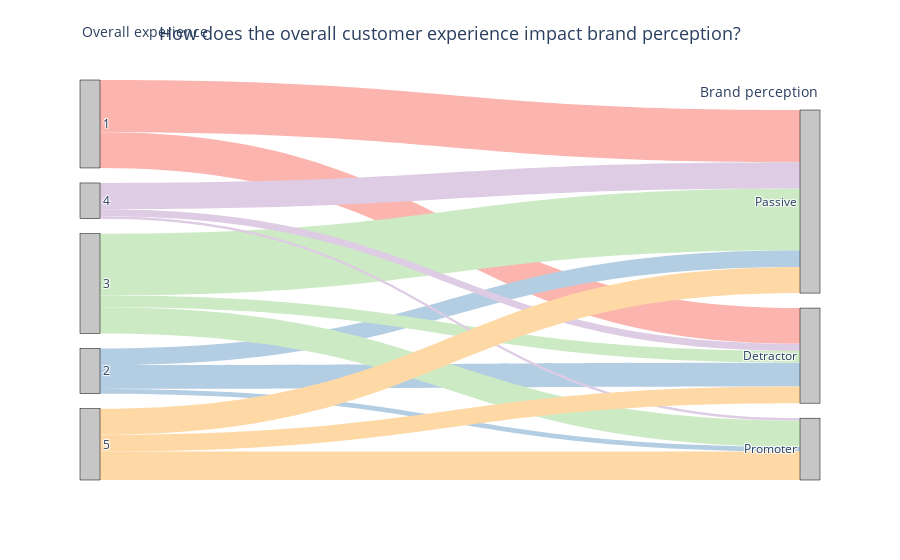

This figure's notebook cell:
### Markdown cell above
## Sankey diagram

### Code cell
import pandas as pd
import plotly.graph_objects as go

# Example dataframe
df = pd.DataFrame({
    'Source': d1['Overall Experience?'],
    'Target':d1['NPS Category']
})

# Count frequencies of each Source-Target pair
link_df = df.groupby(['Source', 'Target']).size().reset_index(name='count')

# Define color map for all 5 source categories
source_colors = {
    1: '#fbb4ae',    
    2: '#b3cde3',    
    3: '#ccebc5',    
    4: '#decbe4',   
    5: '#fed9a6',   
}

# Map colors
colors = link_df['Source'].map(source_colors)

# Unique labels
labels = list(pd.unique(link_df['Source'].tolist() + link_df['Target'].tolist()))
label_to_index = {label: i for i, label in enumerate(labels)}

# Prepare source, target, values
sources = link_df['Source'].map(label_to_index)
targets = link_df['Target'].map(label_to_index)
values = link_df['count']

# Sankey diagram
fig = go.Figure(data=[go.Sankey(
    node=dict(
        pad=15,
        thickness=20,
        line=dict(color="black", width=0.5),
        label=labels,
        color="rgba(160,160,160,0.6)"
    ),
    link=dict(
        source=sources,
        target=targets,
        value=values,
        color=colors
    ))])

# Add title and annotations for axis labels
fig.update_layout(
    title=dict(
        text="How does the overall customer experience impact brand perception?",
        x=0.5,  # Center title
        xanchor='center',
        font=dict(size=18)
    ),
    font_size=12,
    margin=dict(l=80, r=80, t=80, b=80),
    annotations=[
        dict(
            x=0, y=1.15, showarrow=False,
            text="Overall experience", xref="paper", yref="paper",
            font=dict(size=14)
        ),
        dict(
            x=1, y=1, showarrow=False,
            text="Brand perception", xref="paper", yref="paper",
            font=dict(size=14)
        )
    ]
)

fig.show()

### Figure 1 — Plotly figure (JSON) as saved in the notebook; plotly's stock layout.template omitted (floating-point values rounded to 4 significant figures)
{"data": [{"link": {"color": ["#fbb4ae", "#fbb4ae", "#b3cde3", "#b3cde3", "#b3cde3", "#ccebc5", "#ccebc5", "#ccebc5", "#decbe4", "#decbe4", "#decbe4", "#fed9a6", "#fed9a6", "#fed9a6"], "source": [0, 0, 1, 1, 1, 2, 2, 2, 3, 3, 3, 4, 4, 4], "target": [5, 6, 5, 6, 7, 5, 6, 7, 5, 6, 7, 5, 6, 7], "value": [15, 22, 10, 7, 2, 5, 26, 11, 3, 11, 1, 7, 11, 12]}, "node": {"color": "rgba(160,160,160,0.6)", "label": [1, 2, 3, 4, 5, "Detractor", "Passive", "Promoter"], "line": {"color": "black", "width": 0.5}, "pad": 15, "thickness": 20}, "type": "sankey"}], "layout": {"annotations": [{"font": {"size": 14}, "showarrow": false, "text": "Overall experience", "x": 0, "xref": "paper", "y": 1.15, "yref": "paper"}, {"font": {"size": 14}, "showarrow": false, "text": "Brand perception", "x": 1, "xref": "paper", "y": 1, "yref": "paper"}], "autosize": true, "font": {"size": 12}, "margin": {"b": 80, "l": 80, "r": 80, "t": 80}, "title": {"font": {"size": 18}, "text": "How does the overall customer experience impact brand perception?", "x": 0.5, "xanchor": "center"}}}
